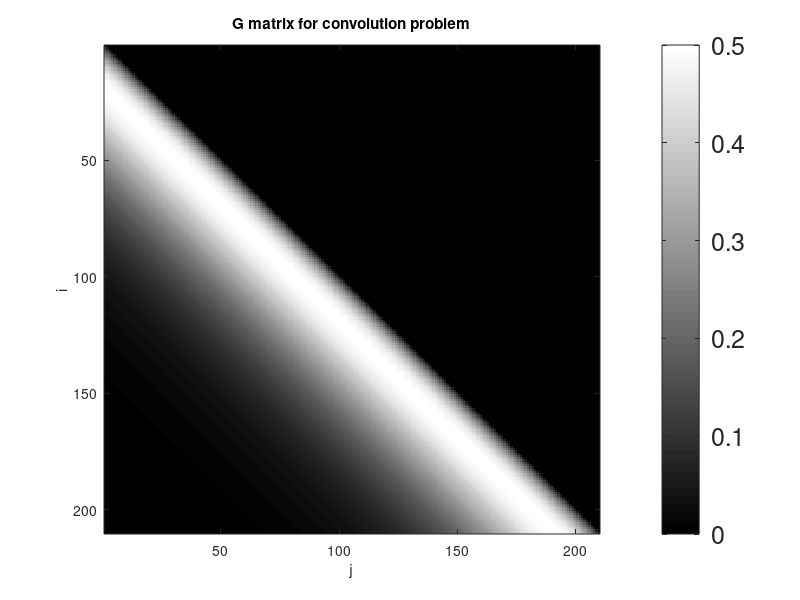
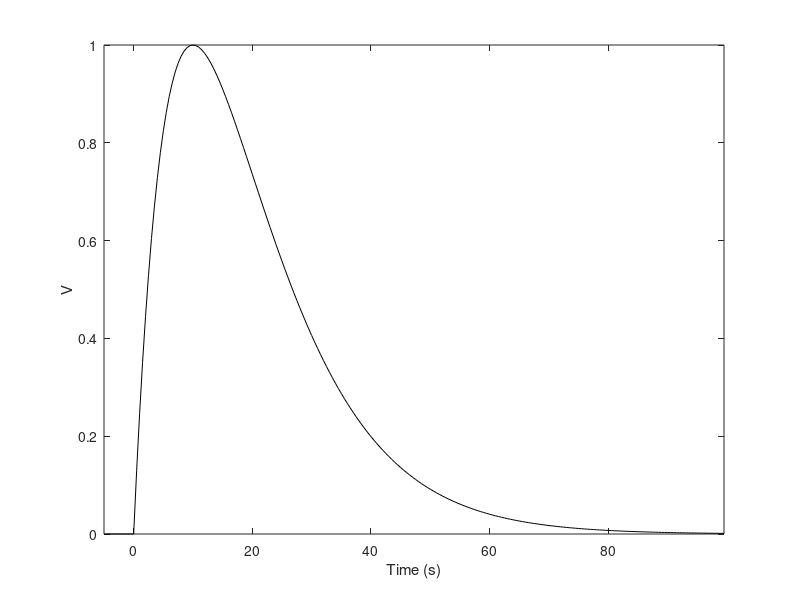
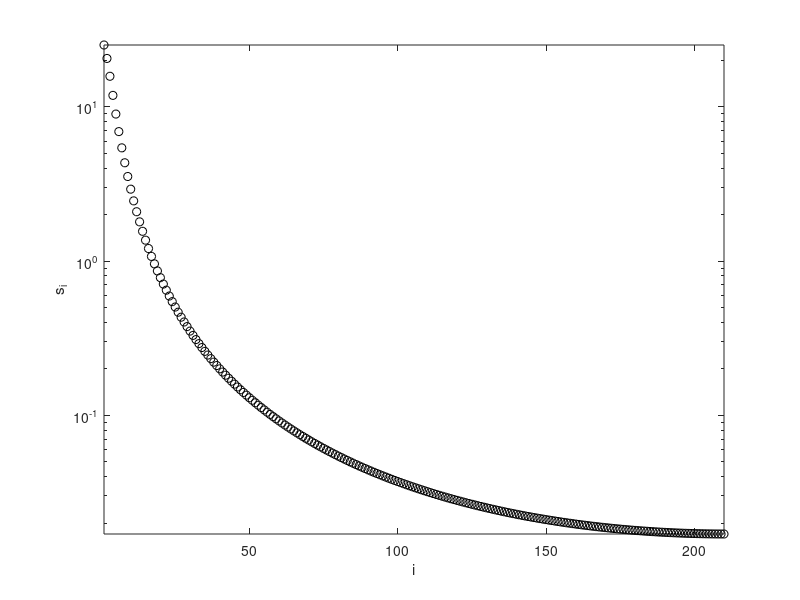
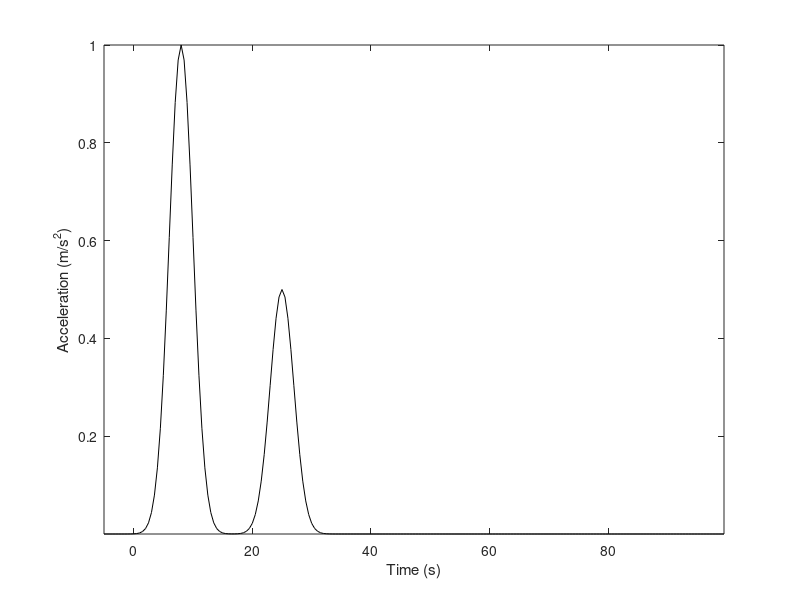

Reproduce these figures in MATLAB, in order.
%
% Example 3.2
% from Parameter Estimation and Inverse Problems, 2nd edition, 2013
% by R. Aster, B. Borchers, C. Thurber
%

clear, close all, clc, format compact

% Set constants
% The noise variance
noise = 0.05;
% Discretizing values for nparm and ndata (210 data points)
nparm = 211;
ndata = 211;

% Generate time vector
t = linspace(-5,100,nparm);

% Generate instrument impulse response as a critically-damped pulse
% note: this is for plotting purposes only (only sigi and gmax are used)
sigi = 10;
if 1==1
    for i = 1:nparm-1
      if (t(i)<0)
        g(i) = 0;
      else
        g(i) = t(i)*exp(-t(i)/sigi);
      end
    end

    % Normalize instrument response (i.e. max(g) = 1)
    gmax = max(g);
    g = g/gmax;

    % Plot of instrument response to unit area ground acceleration impulse.
    figure(2)
    plot(t(1:nparm-1),g,'k')
    axis tight
    xlabel('Time (s)')
    ylabel('V')
    disp('Instrument response to unit ground acceleration impulse (fig. 2)')
    %print -deps2 c3fimp_resp.eps
else
    gmax = 3.6788;
end

% Populate G matrix 
% First the numerator which varies
for i = 2:ndata
  for j = 1:nparm-1
    tp = t(j)-t(i);
    if (tp > 0)
      G(i-1,j) = 0;
    else
      G(i-1,j) = -tp*exp(tp/sigi);
    end
  end
end
% now divide everything by the denominator
deltat = t(2)-t(1);
G = G/gmax * deltat;

%error

% Get SVD of G matrix
[U,S,V] = svd(G);

% Display image of G matrix with colorbar
figure(1)
colormap(gray)
imagesc(G)
H = colorbar;
set(H,'FontSize',18);
xlabel('j')
ylabel('i')
title('G matrix for convolution problem');
disp('Displaying image of G matrix (fig. 1)')

% True signal is two pulses of sig deviation
sig = 2;
% Find unscaled true signal model  
mtrue = exp(-(t(1:nparm-1)-8).^2/(sig^2*2))'... 
    + 0.5*exp(-(t(1:nparm-1)-25).^2/(sig^2*2))';
% Rescale true signal model to have a max of 1
mtrue = mtrue/max(mtrue);
% Get true data without noise
d = G*mtrue;
% Add random normal noise to the datadata
dn = G*mtrue + noise*randn(ndata-1,1);

% Using SVD with all 210 singular values
nkeep = nparm-1;
% Find Up, Vp, Sp
Up = U(:,1:nkeep);
Vp = V(:,1:nkeep);
Sp = S(1:nkeep,1:nkeep);

% Generalized inverse solutions for noisy data (mn) 
% and noise-free data (mperf)
mn = Vp*inv(Sp)*Up'*dn;
mperf = Vp*inv(Sp)*Up'*d;

% Display semilog plot of singular values
figure(3)
semilogy(diag(S),'ko')
axis tight
xlabel('i')
ylabel('s_i')
disp('Displaying semilog plot of singular values (fig. 3)')

% Plot true model
figure(4)
plot(t(1:nparm-1),mtrue,'k')
xlim([-5 100])
ylim([0 1])
axis tight
xlabel('Time (s)')
ylabel('Acceleration (m/s^2)');
disp('Displaying true model (fig. 4)')
%print -deps2 c3fm_true.eps

% Display predicted data using noise free model
figure(5)
plot(t(1:nparm-1),d,'k')
xlabel('Time (s)')
ylabel('V')
axis tight
disp('Displaying predicted data from true model (without noise) (fig. 5)')

% Display predicted data plus random independent noise
figure(6)
plot(t(1:nparm-1),dn,'k')
xlim([-5 100])
xlabel('Time (s)')
ylabel('V');
axis tight
disp(['Displaying predicted data from true model plus independent noise'...
    ' (fig. 6)'])
%print -deps2 c3fd_pred_noise.eps

% Display generalized inverse solution for noise-free data
figure(7)
plot(t(1:nparm-1),mperf,'k')
xlim([-5 100])
ylim([0 1])
xlabel('Time (s)')
ylabel('Acceleration (m/s^2)');
disp(['Displaying generalized inverse solution for noise-free data'...
    ' (210 singular values) (fig. 7)'])
%print -deps2 c3fpinv_solution_nonoise

% Display generalized inverse solution for noisy data
figure(8)
plot(t(1:nparm-1),mn,'k')
xlabel('Time (s)')
axis tight
ylabel('Acceleration (m/s^2)');
disp(['Displaying generalized inverse solution for noisy data'...
    ' (210 singular values) (fig. 8)'])
%print -deps2 c3fpinv_solution_noise

%--------------------------------------------------------------------------

% Truncate SVD to 26 singular values
nkeep = 26;
Up = U(:,1:nkeep);
Vp = V(:,1:nkeep);
Sp = S(1:nkeep,1:nkeep);

% Get model for truncated SVD (m2) with noisy data
m2 = Vp*inv(Sp)*Up'*dn;

% Display generalized inverse solution for noisy data
figure(9)
plot(t(1:nparm-1),m2,'k')
xlabel('Time (s)')
ylabel('Acceleration (m/s^2)');
axis tight
disp(['Displaying generalized inverse solution for noisy data'...
    ' (26 singular values) (fig. 9)'])
%print -deps2 c3fpinv_solution_noise_26

% Get resolution matrix
Rm = Vp*Vp';

% Display image of resolution matrix for truncated solution with colorbar
figure(10)
colormap(gray)
% use tight bounds on the colorbar instead of automatically expanded bounds
imagesc(Rm,[min(min(Rm)),max(max(Rm))])
xlabel('j')
ylabel('i')
H = colorbar;
set(H,'FontSize',18);
disp(['Displaying image of resolution matrix for truncated SVD solution'...
    ' (26 singular values) (fig. 10)'])
%print -deps2 c3fR_solution_26

% Display a column from the model resolution matrix for truncated SVD solution
figure(11)
plot(t(1:nparm-1), Rm(80,:),'k')
axis tight
xlabel('Time (s)')
ylabel('Element Value')
disp(['Displaying column of model resolution matrix for'...
    ' truncated SVD solution (fig. 11)'])
%print -deps2 c3fR_column_26

%show successive TSVD solutions
disp('Animating TSVD solutions as p increases (fig. 12)')

% the maximum p to use, the fit model and the diagonal elements
p = rank(G);
m = zeros(nparm-1,1);
ss = diag(S);

figure(12)
for i = 1:p
  % adjust the predicted model to have p singular values
  m = m+(U(:,i)'*dn/ss(i))*V(:,i);
  % keep track of the residuals for each p
  r(i) = norm(G*m-dn);
  % keep track of the model norm for each p
  mnorm(i) = norm(m);
  % plot the newly fit model
  plot(m)
  xlabel('Time (s)')
  ylabel('Acceleration (m/s^2)');
  axis([0 p+1 -1 1.5]);
  hold on
  % plot the true model
  plot(mtrue,'r-.','linewidth',2);
  hold off
  title(num2str(i));
  pause(0.1)
end

%Examine the trade-off curve (collected in the loop above)
% (The L curve is introduced in Chapter 4.)
figure(13)
plot(r,mnorm)
hold on
plot(r(26),mnorm(26),'ro')
hold off
ylabel('||m||_2')
xlabel('||Gm-d||_2')
text(r(26),mnorm(26),'   26 singular values in TSVD');
disp('Displaying TSVD trade-off curve (fig. 13)')

%==========================================================================
